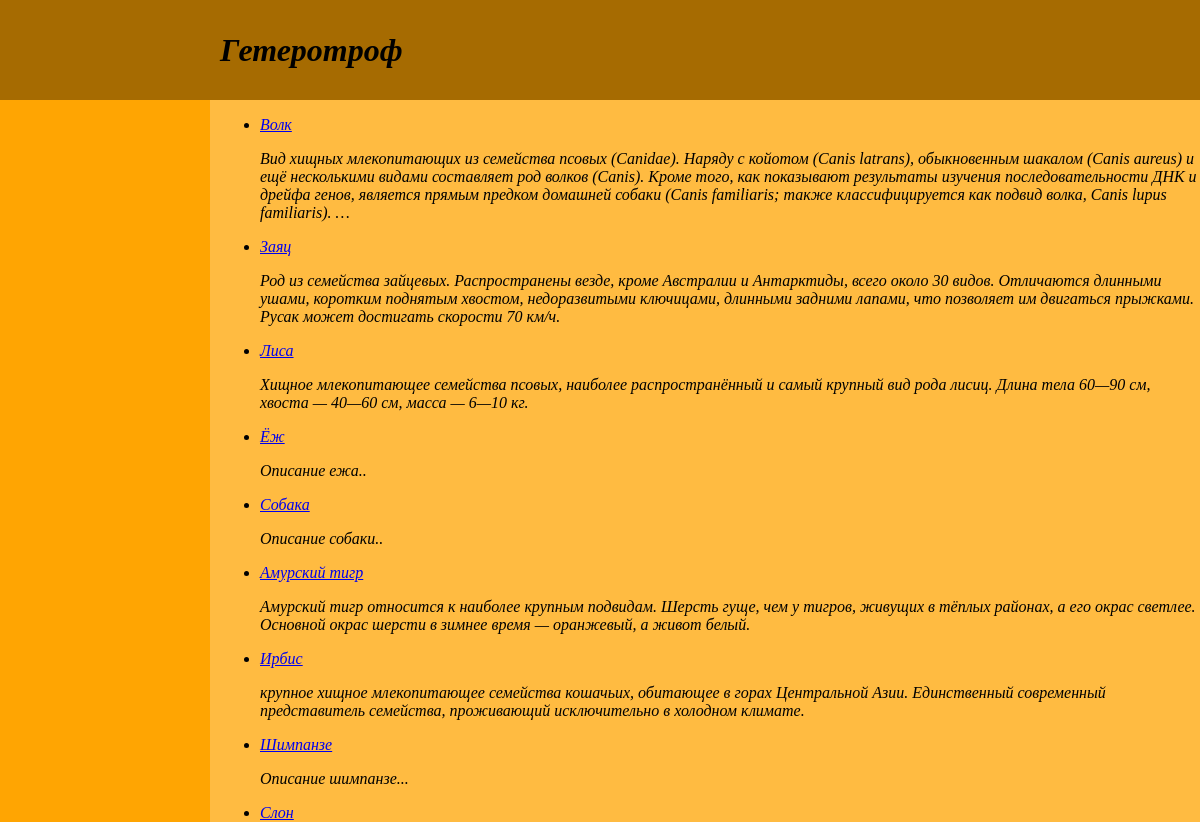
Page /earth/tag/geterotrof/ on the committed database.
### earth/models.py (models this page shows, shortened)
class EarthTags(models.Model):
    tag = models.CharField(max_length=100, db_index=True, verbose_name="Теги")
    slug = models.SlugField(max_length=255, unique=True, db_index=True)

class Earth(models.Model):
    class Status(models.IntegerChoices):
        USUAL = 0, 'Распространенное'
        RARE = 1, 'Редкое'
    class Meta:
        verbose_name = 'Наземные обитатели'
        verbose_name_plural = 'Наземные обитатели'
    objects = models.Manager()
    redbook = RedBookAnimal()
    page_name = models.CharField(max_length=255, default='earth', verbose_name="Слаг")
    animal = models.CharField(max_length=255, verbose_name="Имя животного")
    content = models.TextField(blank=True, verbose_name="Текст о животном")
    time_create = models.DateTimeField(auto_now_add=True, verbose_name="Время создания")
    time_update = models.DateTimeField(auto_now=True, verbose_name="Время изменения")
    is_red_book = models.BooleanField(choices=tuple(map(lambda x: (bool(x[0]), x[1]), Status.choices)),
                                      default=Status.USUAL, verbose_name="Красная книга")
    class_of_animal = models.ForeignKey('Earth_Kinds', on_delete=models.PROTECT, null=True,
                                        verbose_name="Класс животного")
    unique_fact = models.OneToOneField('Earth_Facts', on_delete=models.SET_NULL, null=True, blank=True,
                                       related_name='fact', verbose_name="Факт о животном")
    tags = models.ManyToManyField('EarthTags', blank=True, related_name='tags', verbose_name="Теги")

### earth/views.py (the view)
# urls.py: path('tag/<slug:earth_tag_slug>/', views.show_tags, name='tag'),
def show_tags(request, earth_tag_slug):
    tag = get_object_or_404(EarthTags, slug=earth_tag_slug)
    data_tags = {
        'title': f'Тег: {tag.tag}',
        'header': tag.tag,
        'content': Earth.objects.filter(tags=tag.id)
        }
    return render(request, 'earth/earth_animals.html', data_tags)

### earth/templates/earth/earth_animals.html
{% extends 'animal_base_list.html' %}

### templates/animal_base_list.html (shortened to what this page needs)
<html lang="en">
{% load static %}
<head>
    <link type="text/css" href="{% static 'css/all_pages/styles.css' %}" rel="stylesheet"/>
</head>
<body>
<div class="header">
    <h1>{{header}}</h1>
</div>
<div class="content">
<ul>
        {% for items in content %}
        <li>
               <p><a href="{{items.page_name}}/">{{items.animal}}</a></p>
               <p>{{items.content|truncatewords:50}}</p>
        </li>
        {% endfor %}
</ul>
    </div>
<div class="sidebar"></div>
</body>
</html>

### static/css/all_pages/styles.css (style rules this page uses)
.header { display: flex; padding-left: 220px; align-items: center; font-style:italic; background: #A66B01; position:absolute; left:0px; top:0px; bottom:0; right:0; height: 100px; }
.content { font-style:oblique; padding-left: 20px; background: #FFBB41; position:absolute; left:200px; top:100px; bottom:0; right:0; }
.sidebar { position:absolute; padding-top: 50px; padding-left: 10px; background: #FFA502; left:0px; top:100px; bottom:0; width: 200px; }

### rows in the picture
EarthTags: tag "Гетеротроф"
Earth: animal "Волк", content "Вид хищных млекопитающих из семейства псовых (Canidae). Наряду с койотом (Canis latrans), обыкновенным шакалом (Canis aureus) и ещё несколькими видами составляет род волков (Canis). Кроме того, как показывают результаты изучения последовательности ДНК и дрейфа генов, является прямым предком домашней собаки (Canis familiaris; также классифицируется как подвид волка, Canis lupus familiaris). …"
Earth: animal "Заяц", content "Род из семейства зайцевых. Распространены везде, кроме Австралии и Антарктиды, всего около 30 видов. Отличаются длинными ушами, коротким поднятым хвостом, недоразвитыми ключицами, длинными задними лапами, что позволяет им двигаться прыжками. Русак может достигать скорости 70 км/ч."
Earth: animal "Лиса", content "Хищное млекопитающее семейства псовых, наиболее распространённый и самый крупный вид рода лисиц. Длина тела 60—90 см, хвоста — 40—60 см, масса — 6—10 кг."
Earth: animal "Ёж", content "Описание ежа.."
Earth: animal "Собака", content "Описание собаки.."
Earth: animal "Амурский тигр", content "Амурский тигр относится к наиболее крупным подвидам. Шерсть гуще, чем у тигров, живущих в тёплых районах, а его окрас светлее. Основной окрас шерсти в зимнее время — оранжевый, а живот белый."
Earth: animal "Ирбис", content "крупное хищное млекопитающее семейства кошачьих, обитающее в горах Центральной Азии. Единственный современный представитель семейства, проживающий исключительно в холодном климате."
Earth: animal "Шимпанзе", content "Описание шимпанзе..."
Earth: animal "Слон"
